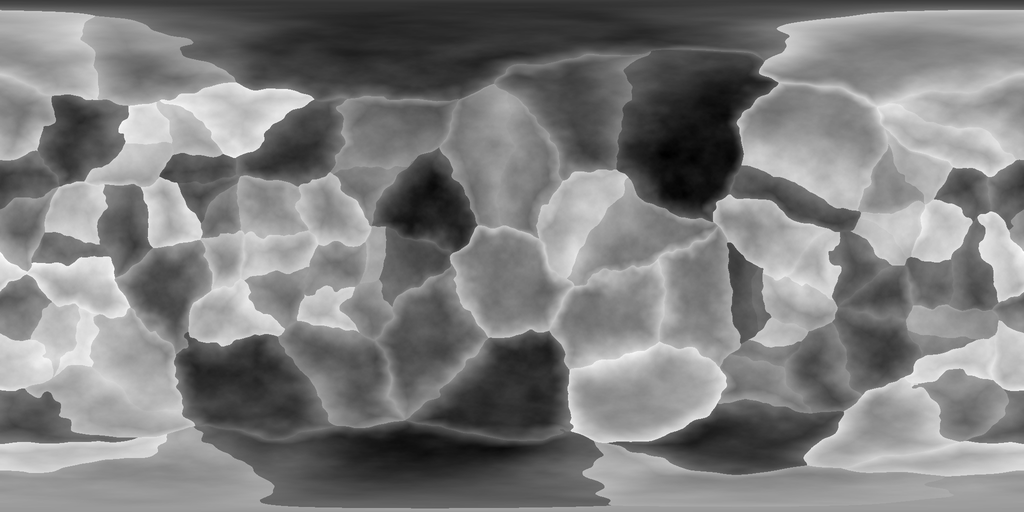
#> input picture cw-deploys/art/globe/cooling-order.png, 1024 x 512 px, found by its file name; its folder holds 6 pictures in this run
$ python globe-textures.py
#> lines starting #> are read from the running program, lines starting #| are printed output that depends on the picture
#!/usr/bin/env python3
"""globe-textures.py — the globe's skin maps for js/globe.js (12 Oct 2026, Prompt-Build-Globe-Cities-Ice.md, parts 1 and 7).

Reads Michael's maps in prototypes/globe-textures/ (made there by molten.py: 2048 x 1024, built from
noise on the sphere, so no seam and no pinch at the poles) and writes what the site ships, at
1024 x 512, which is all a 560 px disc can show:
  cw-deploys/art/globe/cooling-order.png   dark cools first, light stays molten longest; the engine
                                           draws crust where the value is below a threshold that
                                           rises with the age
  cw-deploys/art/globe/cracks.png          the seams between the rafts, which glow and dim
  cw-deploys/art/globe/rock-grain.png      a neutral rock grain for the inferred and fitted ages,
                                           the same noise recipe as molten.py's crust, one tone
                                           with grain and no climate in it (Michael, 12 Oct)
Run from _CW/: python3 tools/globe-textures.py
"""
import numpy as np
from PIL import Image

SRC = 'prototypes/globe-textures/'
OUT = 'cw-deploys/art/globe/'
W, H = 1024, 512

for name in ('cooling-order.png', 'cracks.png'):
    im = Image.open(SRC + name).convert('L').resize((W, H), Image.LANCZOS)
#> im is the input picture: PIL image 1024x512 L; min 0, max 255, mean 125.8
    im.save(OUT + name, optimize=True)
    print(name, im.size)
#| cooling-order.png (1024, 512)

# the rock grain: molten.py's value noise on the sphere, so it too has no seam
lon = (np.arange(W) + 0.5) / W * 2 * np.pi - np.pi
lat = np.pi / 2 - (np.arange(H) + 0.5) / H * np.pi
LON, LAT = np.meshgrid(lon, lat)
P = np.stack([np.cos(LAT) * np.cos(LON), np.cos(LAT) * np.sin(LON), np.sin(LAT)], -1)

def value_noise3(p, freq, seed):
    q = p * freq + 100.0
    i = np.floor(q).astype(np.int64); f = q - i
    f = f * f * (3 - 2 * f)
    def h(ix, iy, iz):
        n = (ix * 73856093) ^ (iy * 19349663) ^ (iz * 83492791) ^ (seed * 2654435761)
        n = (n ^ (n >> 13)) * 1274126177
        return ((n ^ (n >> 16)) & 0xFFFFFF) / 0xFFFFFF
    ix, iy, iz = i[..., 0], i[..., 1], i[..., 2]
    fx, fy, fz = f[..., 0], f[..., 1], f[..., 2]
    c = [[[h(ix + a, iy + b, iz + d) for d in (0, 1)] for b in (0, 1)] for a in (0, 1)]
    lx = lambda a, b: a * (1 - fx) + b * fx
    ly = lambda a, b: a * (1 - fy) + b * fy
    lz = lambda a, b: a * (1 - fz) + b * fz
    return lz(ly(lx(c[0][0][0], c[1][0][0]), lx(c[0][1][0], c[1][1][0])),
              ly(lx(c[0][0][1], c[1][0][1]), lx(c[0][1][1], c[1][1][1])))

def fbm(p, octaves=6, base=2.0, seed=1, gain=0.5):
#> called with octaves = 6, base = 12, seed = 33, gain = 0.5
    v = np.zeros(p.shape[:-1]); amp = 1.0; freq = base; tot = 0
    for o in range(octaves):
        v += amp * value_noise3(p, freq, seed + o); tot += amp
        amp *= gain; freq *= 2.1
    return v / tot

grain = fbm(P, 6, 12.0, seed=33)
grain = (grain - grain.min()) / (grain.max() - grain.min())
Image.fromarray((grain * 255).astype(np.uint8)).save(OUT + 'rock-grain.png', optimize=True)
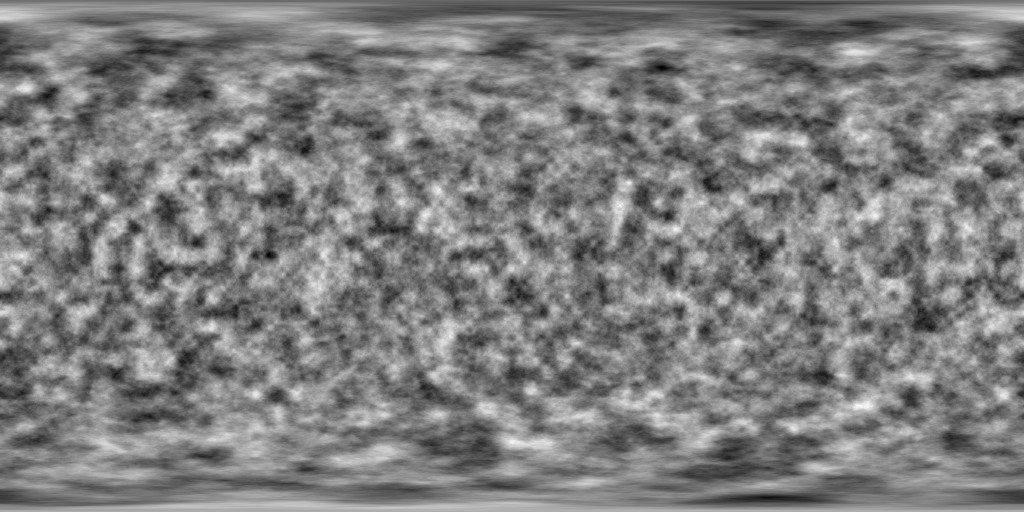
#> saved as rock-grain.png: PIL image 1024x512 L; min 0, max 255, mean 126.3
print('rock-grain.png', (W, H))
